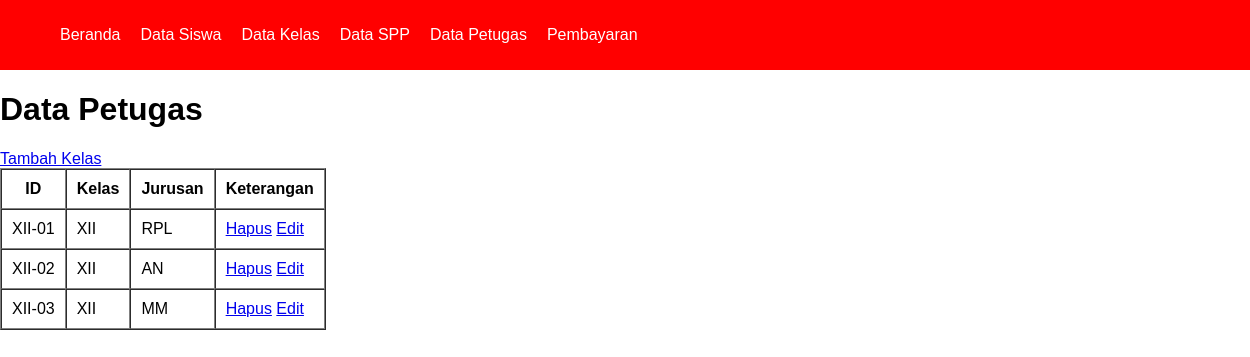
The page /kelas/kelas.php on the database as committed earlier.
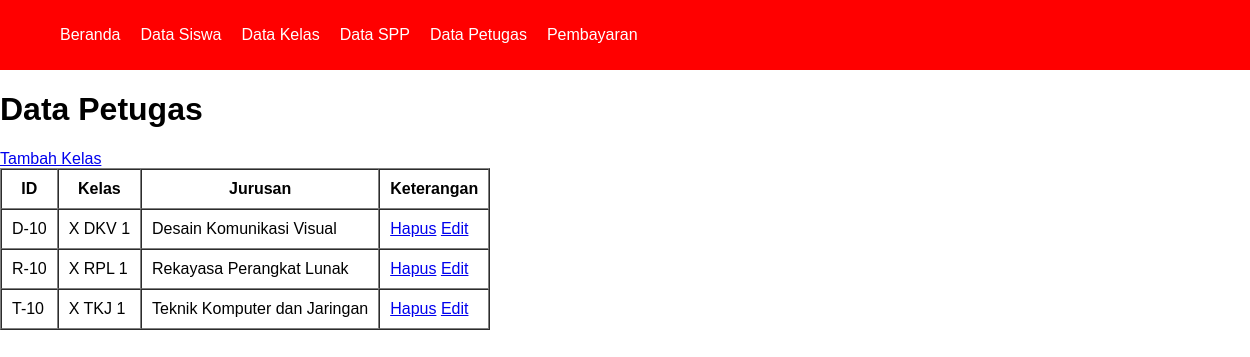
The same page on the database as committed later.
### tables this page shows
CREATE TABLE `tb_kelas` (
  `id_kelas` varchar(10) NOT NULL,
  `kelas` varchar(10) NOT NULL,
  `jurusan` varchar(100) NOT NULL
);

### kelas/functions_kelas.php (called while the page is built)
<?php
    $conn =  mysqli_connect("localhost", "root", "", "spp_db");
    function query($query){
        global $conn;
        $result = mysqli_query($conn, $query);
        $rows = [];
        while( $row = mysqli_fetch_assoc($result) ){
            $rows[] = $row;
        }
        return $rows;
    }
?>

### kelas/kelas.php (the view, shortened to what this page needs)
<?php
    require 'functions_kelas.php';
    require '../views/template/navbar.php';
    $kelas = query("SELECT * FROM tb_kelas");
?>
<!DOCTYPE html>
<html lang="en">
<head>
</head>
<body>
    <h1>Data Petugas</h1>
    <a href="create_kelas.php">Tambah Kelas</a>
    <table border="1" cellspacing="0" cellpadding="10">
        <tr>
            <th>ID</th>
            <th>Kelas</th>
            <th>Jurusan</th>
            <th>Keterangan</th>
        </tr>
        <?php foreach($kelas as $row) : ?>
        <tr>
            <td><?= $row["id_kelas"]; ?></td>
            <td><?= $row["kelas"]; ?></td>
            <td><?= $row["jurusan"] ?></td>
            <td>
                <a href="delete_kelas.php?id_kelas=<?= $row["id_kelas"]; ?>">Hapus</a>
                <a href="update_kelas.php?id_kelas=<?= $row["id_kelas"]; ?>">Edit</a>
            </td>
        </tr>
        <?php endforeach; ?>
    </table>
</body>
</html>

### views/template/navbar.php (shortened to what this page needs)
<!DOCTYPE html>
<html lang="en">
<head>
    <header>
        <nav>
            <ul>
                <li><a href="../index.php">Beranda</a></li>
                <li><a href="../siswa/siswa.php">Data Siswa</a></li>
                <li><a href="../kelas/kelas.php">Data Kelas</a></li>
                <li><a href="../spp/spp.php">Data SPP</a></li>
                <li><a href="../petugas/petugas.php">Data Petugas</a></li>
                <li><a href="../pembayaran/pembayaran.php">Pembayaran</a></li>
            </ul>
        </nav>
    </header>
</head>
<body>

### views/template/navbar.php (style rules this page uses)
html, body { margin: 0; padding: 0; box-sizing: border-box; }
ul li { list-style: none; }
header { width: 100%; height: 50px; background-color: red; display: flex; align-items: center; padding: 10px 20px; }
header nav ul { display: flex; justify-content: center; align-items: center; gap: 20px; }
header nav ul li a { text-decoration: none; color: #fff; }

### kelas/kelas.php (style rules this page uses)
html, body { margin: 0; padding: 0; box-sizing: border-box; font-family: 'Gill Sans', 'Gill Sans MT', Calibri, 'Trebuchet MS', sans-serif; }

Rows that differ between the two databases and show on the page:
removed tb_kelas: id_kelas "XII-01", kelas "XII", jurusan "RPL"
removed tb_kelas: id_kelas "XII-02", kelas "XII", jurusan "AN"
removed tb_kelas: id_kelas "XII-03", kelas "XII", jurusan "MM"
added tb_kelas: id_kelas "D-10", kelas "X DKV 1", jurusan "Desain Komunikasi Visual"
added tb_kelas: id_kelas "R-10", kelas "X RPL 1", jurusan "Rekayasa Perangkat Lunak"
added tb_kelas: id_kelas "T-10", kelas "X TKJ 1", jurusan "Teknik Komputer dan Jaringan"
